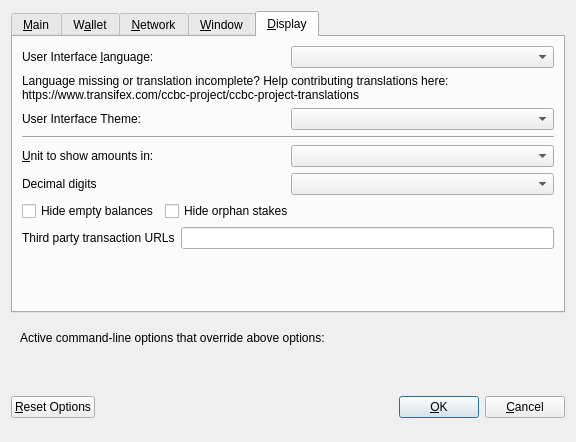
<?xml version="1.0" encoding="UTF-8"?>
<ui version="4.0">
 <class>OptionsDialog</class>
 <widget class="QDialog" name="OptionsDialog">
  <property name="geometry">
   <rect>
    <x>0</x>
    <y>0</y>
    <width>576</width>
    <height>442</height>
   </rect>
  </property>
  <property name="windowTitle">
   <string>Options</string>
  </property>
  <property name="modal">
   <bool>true</bool>
  </property>
  <layout class="QVBoxLayout" name="verticalLayout">
   <item>
    <widget class="QTabWidget" name="tabWidget">
     <property name="currentIndex">
      <number>4</number>
     </property>
     <widget class="QWidget" name="tabMain">
      <attribute name="title">
       <string>&amp;Main</string>
      </attribute>
      <layout class="QVBoxLayout" name="verticalLayout_Main">
       <item>
        <widget class="QCheckBox" name="bitcoinAtStartup">
         <property name="toolTip">
          <string>Automatically start CCBC after logging in to the system.</string>
         </property>
         <property name="text">
          <string>&amp;Start CCBC on system login</string>
         </property>
        </widget>
       </item>
       <item>
        <layout class="QHBoxLayout" name="horizontalLayout_2_Main">
         <item>
          <widget class="QLabel" name="databaseCacheLabel">
           <property name="text">
            <string>Size of &amp;database cache</string>
           </property>
           <property name="textFormat">
            <enum>Qt::PlainText</enum>
           </property>
           <property name="buddy">
            <cstring>databaseCache</cstring>
           </property>
          </widget>
         </item>
         <item>
          <widget class="QSpinBox" name="databaseCache"/>
         </item>
         <item>
          <widget class="QLabel" name="databaseCacheUnitLabel">
           <property name="text">
            <string>MB</string>
           </property>
           <property name="textFormat">
            <enum>Qt::PlainText</enum>
           </property>
          </widget>
         </item>
         <item>
          <spacer name="horizontalSpacer_2_Main">
           <property name="orientation">
            <enum>Qt::Horizontal</enum>
           </property>
           <property name="sizeHint" stdset="0">
            <size>
             <width>40</width>
             <height>20</height>
            </size>
           </property>
          </spacer>
         </item>
        </layout>
       </item>
       <item>
        <layout class="QHBoxLayout" name="horizontalLayout_3_Main">
         <item>
          <widget class="QLabel" name="threadsScriptVerifLabel">
           <property name="text">
            <string>Number of script &amp;verification threads</string>
           </property>
           <property name="textFormat">
            <enum>Qt::PlainText</enum>
           </property>
           <property name="buddy">
            <cstring>threadsScriptVerif</cstring>
           </property>
          </widget>
         </item>
         <item>
          <widget class="QSpinBox" name="threadsScriptVerif">
           <property name="toolTip">
            <string>(0 = auto, &lt;0 = leave that many cores free)</string>
           </property>
          </widget>
         </item>
         <item>
          <spacer name="horizontalSpacer_3_Main">
           <property name="orientation">
            <enum>Qt::Horizontal</enum>
           </property>
           <property name="sizeHint" stdset="0">
            <size>
             <width>40</width>
             <height>20</height>
            </size>
           </property>
          </spacer>
         </item>
        </layout>
       </item>
       <item>
        <spacer name="verticalSpacer_2">
         <property name="orientation">
          <enum>Qt::Vertical</enum>
         </property>
         <property name="sizeHint" stdset="0">
          <size>
           <width>20</width>
           <height>40</height>
          </size>
         </property>
        </spacer>
       </item>
       <item>
        <widget class="QCheckBox" name="checkBoxZeromintEnable">
         <property name="toolTip">
          <string>Enable automatic minting of PIV units to zCCBC</string>
         </property>
         <property name="layoutDirection">
          <enum>Qt::LeftToRight</enum>
         </property>
         <property name="text">
          <string>Enable zCCBC Automint</string>
         </property>
        </widget>
       </item>
       <item>
        <layout class="QHBoxLayout" name="horizontalLayout_3">
         <item>
          <widget class="QLabel" name="percentage_label">
           <property name="toolTip">
            <string>Percentage of incoming PIV which get automatically converted to zCCBC via Zerocoin Protocol (min: 10%)</string>
           </property>
           <property name="text">
            <string>Percentage of autominted zCCBC</string>
           </property>
          </widget>
         </item>
         <item>
          <widget class="QSpinBox" name="zeromintPercentage">
           <property name="minimum">
            <number>1</number>
           </property>
           <property name="maximum">
            <number>100</number>
           </property>
          </widget>
         </item>
        </layout>
       </item>
       <item>
        <layout class="QHBoxLayout" name="horizontalLayout" stretch="0,0">
         <property name="sizeConstraint">
          <enum>QLayout::SetFixedSize</enum>
         </property>
         <item>
          <widget class="QLabel" name="labelPreferredDenom">
           <property name="maximumSize">
            <size>
             <width>16777215</width>
             <height>16777215</height>
            </size>
           </property>
           <property name="toolTip">
            <string>Wait with automatic conversion to Zerocoin until enough PIV for this denomination is available</string>
           </property>
           <property name="text">
            <string>Preferred Automint zCCBC Denomination</string>
           </property>
          </widget>
         </item>
         <item>
          <widget class="QComboBox" name="preferredDenom">
           <property name="maximumSize">
            <size>
             <width>16777215</width>
             <height>27</height>
            </size>
           </property>
           <property name="toolTip">
            <string>Wait with automatic conversion to Zerocoin until enough PIV for this denomination is available</string>
           </property>
           <property name="maxVisibleItems">
            <number>9</number>
           </property>
           <property name="maxCount">
            <number>9</number>
           </property>
          </widget>
         </item>
        </layout>
       </item>
      </layout>
     </widget>
     <widget class="QWidget" name="tabWallet">
      <attribute name="title">
       <string>W&amp;allet</string>
      </attribute>
      <layout class="QVBoxLayout" name="verticalLayout_Wallet">
       <item>
        <layout class="QHBoxLayout" name="horizontalLayout_2_Wallet">
         <item>
          <widget class="QLabel" name="labelStakeSplitThresholdText">
           <property name="text">
            <string>Stake split threshold:</string>
           </property>
          </widget>
         </item>
         <item>
          <widget class="QSpinBox" name="spinBoxStakeSplitThreshold">
           <property name="minimum">
            <number>1</number>
           </property>
           <property name="maximum">
            <number>999999</number>
           </property>
          </widget>
         </item>
        </layout>
       </item>
       <item>
        <widget class="QGroupBox" name="groupBox">
         <property name="title">
          <string>Expert</string>
         </property>
         <layout class="QVBoxLayout" name="verticalLayout_2">
          <item>
           <widget class="QCheckBox" name="coinControlFeatures">
            <property name="toolTip">
             <string>Whether to show coin control features or not.</string>
            </property>
            <property name="text">
             <string>Enable coin &amp;control features</string>
            </property>
           </widget>
          </item>
          <item>
           <widget class="QCheckBox" name="showMasternodesTab">
            <property name="toolTip">
             <string>Show additional tab listing all your masternodes in first sub-tab&lt;br/&gt;and all masternodes on the network in second sub-tab.</string>
            </property>
            <property name="text">
             <string>Show Masternodes Tab</string>
            </property>
           </widget>
          </item>
          <item>
           <widget class="QCheckBox" name="spendZeroConfChange">
            <property name="toolTip">
             <string>If you disable the spending of unconfirmed change, the change from a transaction&lt;br/&gt;cannot be used until that transaction has at least one confirmation.&lt;br/&gt;This also affects how your balance is computed.</string>
            </property>
            <property name="text">
             <string>&amp;Spend unconfirmed change</string>
            </property>
           </widget>
          </item>
         </layout>
        </widget>
       </item>
       <item>
        <spacer name="verticalSpacer_Wallet">
         <property name="orientation">
          <enum>Qt::Vertical</enum>
         </property>
         <property name="sizeHint" stdset="0">
          <size>
           <width>20</width>
           <height>40</height>
          </size>
         </property>
        </spacer>
       </item>
      </layout>
     </widget>
     <widget class="QWidget" name="tabNetwork">
      <attribute name="title">
       <string>&amp;Network</string>
      </attribute>
      <layout class="QVBoxLayout" name="verticalLayout_Network">
       <item>
        <widget class="QCheckBox" name="mapPortUpnp">
         <property name="toolTip">
          <string>Automatically open the CCBC client port on the router. This only works when your router supports UPnP and it is enabled.</string>
         </property>
         <property name="text">
          <string>Map port using &amp;UPnP</string>
         </property>
        </widget>
       </item>
       <item>
        <widget class="QCheckBox" name="allowIncoming">
         <property name="toolTip">
          <string>Accept connections from outside</string>
         </property>
         <property name="text">
          <string>Allow incoming connections</string>
         </property>
        </widget>
       </item>
       <item>
        <widget class="QCheckBox" name="connectSocks">
         <property name="toolTip">
          <string>Connect to the CCBC network through a SOCKS5 proxy.</string>
         </property>
         <property name="text">
          <string>&amp;Connect through SOCKS5 proxy (default proxy):</string>
         </property>
        </widget>
       </item>
       <item>
        <layout class="QHBoxLayout" name="horizontalLayout_1_Network">
         <item>
          <widget class="QLabel" name="proxyIpLabel">
           <property name="text">
            <string>Proxy &amp;IP:</string>
           </property>
           <property name="textFormat">
            <enum>Qt::PlainText</enum>
           </property>
           <property name="buddy">
            <cstring>proxyIp</cstring>
           </property>
          </widget>
         </item>
         <item>
          <widget class="QValidatedLineEdit" name="proxyIp">
           <property name="minimumSize">
            <size>
             <width>140</width>
             <height>0</height>
            </size>
           </property>
           <property name="maximumSize">
            <size>
             <width>140</width>
             <height>16777215</height>
            </size>
           </property>
           <property name="toolTip">
            <string>IP address of the proxy (e.g. IPv4: 127.0.0.1 / IPv6: ::1)</string>
           </property>
          </widget>
         </item>
         <item>
          <widget class="QLabel" name="proxyPortLabel">
           <property name="text">
            <string>&amp;Port:</string>
           </property>
           <property name="textFormat">
            <enum>Qt::PlainText</enum>
           </property>
           <property name="buddy">
            <cstring>proxyPort</cstring>
           </property>
          </widget>
         </item>
         <item>
          <widget class="QLineEdit" name="proxyPort">
           <property name="minimumSize">
            <size>
             <width>55</width>
             <height>0</height>
            </size>
           </property>
           <property name="maximumSize">
            <size>
             <width>55</width>
             <height>16777215</height>
            </size>
           </property>
           <property name="toolTip">
            <string>Port of the proxy (e.g. 9050)</string>
           </property>
          </widget>
         </item>
         <item>
          <spacer name="horizontalSpacer_1_Network">
           <property name="orientation">
            <enum>Qt::Horizontal</enum>
           </property>
           <property name="sizeHint" stdset="0">
            <size>
             <width>40</width>
             <height>20</height>
            </size>
           </property>
          </spacer>
         </item>
        </layout>
       </item>
       <item>
        <spacer name="verticalSpacer_Network">
         <property name="orientation">
          <enum>Qt::Vertical</enum>
         </property>
         <property name="sizeHint" stdset="0">
          <size>
           <width>20</width>
           <height>40</height>
          </size>
         </property>
        </spacer>
       </item>
      </layout>
     </widget>
     <widget class="QWidget" name="tabWindow">
      <attribute name="title">
       <string>&amp;Window</string>
      </attribute>
      <layout class="QVBoxLayout" name="verticalLayout_Window">
       <item>
        <widget class="QCheckBox" name="minimizeToTray">
         <property name="toolTip">
          <string>Show only a tray icon after minimizing the window.</string>
         </property>
         <property name="text">
          <string>&amp;Minimize to the tray instead of the taskbar</string>
         </property>
        </widget>
       </item>
       <item>
        <widget class="QCheckBox" name="minimizeOnClose">
         <property name="toolTip">
          <string>Minimize instead of exit the application when the window is closed. When this option is enabled, the application will be closed only after selecting Quit in the menu.</string>
         </property>
         <property name="text">
          <string>M&amp;inimize on close</string>
         </property>
        </widget>
       </item>
       <item>
        <spacer name="verticalSpacer_Window">
         <property name="orientation">
          <enum>Qt::Vertical</enum>
         </property>
         <property name="sizeHint" stdset="0">
          <size>
           <width>20</width>
           <height>40</height>
          </size>
         </property>
        </spacer>
       </item>
      </layout>
     </widget>
     <widget class="QWidget" name="tabDisplay">
      <attribute name="title">
       <string>&amp;Display</string>
      </attribute>
      <layout class="QVBoxLayout" name="verticalLayout_Display">
       <item>
        <layout class="QHBoxLayout" name="horizontalLayout_1_Display">
         <item>
          <widget class="QLabel" name="langLabel">
           <property name="text">
            <string>User Interface &amp;language:</string>
           </property>
           <property name="textFormat">
            <enum>Qt::PlainText</enum>
           </property>
           <property name="buddy">
            <cstring>lang</cstring>
           </property>
          </widget>
         </item>
         <item>
          <widget class="QValueComboBox" name="lang">
           <property name="toolTip">
            <string>The user interface language can be set here. This setting will take effect after restarting CCBC.</string>
           </property>
          </widget>
         </item>
        </layout>
       </item>
       <item>
        <widget class="QLabel" name="label_3">
         <property name="toolTip">
          <string notr="true"/>
         </property>
         <property name="statusTip">
          <string notr="true"/>
         </property>
         <property name="whatsThis">
          <string notr="true"/>
         </property>
         <property name="accessibleName">
          <string notr="true"/>
         </property>
         <property name="text">
          <string>Language missing or translation incomplete? Help contributing translations here:
https://www.transifex.com/ccbc-project/ccbc-project-translations</string>
         </property>
         <property name="wordWrap">
          <bool>true</bool>
         </property>
         <property name="openExternalLinks">
          <bool>true</bool>
         </property>
         <property name="textInteractionFlags">
          <set>Qt::TextBrowserInteraction</set>
         </property>
        </widget>
       </item>
       <item>
        <layout class="QHBoxLayout" name="horizontalLayout_2_Display" stretch="0,0">
         <item>
          <widget class="QLabel" name="themeLabel">
           <property name="text">
            <string>User Interface Theme:</string>
           </property>
          </widget>
         </item>
         <item>
          <widget class="QValueComboBox" name="theme"/>
         </item>
        </layout>
       </item>
       <item>
        <widget class="Line" name="line">
         <property name="orientation">
          <enum>Qt::Horizontal</enum>
         </property>
        </widget>
       </item>
       <item>
        <layout class="QHBoxLayout" name="horizontalLayout_3_Display">
         <item>
          <widget class="QLabel" name="unitLabel">
           <property name="text">
            <string>&amp;Unit to show amounts in:</string>
           </property>
           <property name="textFormat">
            <enum>Qt::PlainText</enum>
           </property>
           <property name="buddy">
            <cstring>unit</cstring>
           </property>
          </widget>
         </item>
         <item>
          <widget class="QValueComboBox" name="unit">
           <property name="toolTip">
            <string>Choose the default subdivision unit to show in the interface and when sending coins.</string>
           </property>
          </widget>
         </item>
        </layout>
       </item>
       <item>
        <layout class="QHBoxLayout" name="horizontalLayout_4_Display">
         <item>
          <widget class="QLabel" name="digitsLabel">
           <property name="text">
            <string>Decimal digits</string>
           </property>
          </widget>
         </item>
         <item>
          <widget class="QValueComboBox" name="digits"/>
         </item>
        </layout>
       </item>
       <item>
        <layout class="QHBoxLayout" name="horizontalLayout_5_Display">
         <item>
          <widget class="QCheckBox" name="checkBoxHideZeroBalances">
           <property name="toolTip">
            <string>Hide empty balances</string>
           </property>
           <property name="layoutDirection">
            <enum>Qt::LeftToRight</enum>
           </property>
           <property name="text">
            <string>Hide empty balances</string>
           </property>
          </widget>
         </item>
         <item>
          <widget class="QCheckBox" name="checkBoxHideOrphans">
           <property name="toolTip">
            <string>Hide orphan stakes in transaction lists</string>
           </property>
           <property name="text">
            <string>Hide orphan stakes</string>
           </property>
          </widget>
         </item>
         <item>
          <spacer name="horizontalSpacer">
           <property name="orientation">
            <enum>Qt::Horizontal</enum>
           </property>
           <property name="sizeHint" stdset="0">
            <size>
             <width>40</width>
             <height>20</height>
            </size>
           </property>
          </spacer>
         </item>
        </layout>
       </item>
       <item>
        <layout class="QHBoxLayout" name="horizontalLayout_6_Display">
         <item>
          <widget class="QLabel" name="thirdPartyTxUrlsLabel">
           <property name="toolTip">
            <string>Third party URLs (e.g. a block explorer) that appear in the transactions tab as context menu items. %s in the URL is replaced by transaction hash. Multiple URLs are separated by vertical bar |.</string>
           </property>
           <property name="text">
            <string>Third party transaction URLs</string>
           </property>
           <property name="buddy">
            <cstring>thirdPartyTxUrls</cstring>
           </property>
          </widget>
         </item>
         <item>
          <widget class="QLineEdit" name="thirdPartyTxUrls">
           <property name="toolTip">
            <string>Third party URLs (e.g. a block explorer) that appear in the transactions tab as context menu items. %s in the URL is replaced by transaction hash. Multiple URLs are separated by vertical bar |.</string>
           </property>
          </widget>
         </item>
        </layout>
       </item>
       <item>
        <spacer name="verticalSpacer">
         <property name="orientation">
          <enum>Qt::Vertical</enum>
         </property>
         <property name="sizeHint" stdset="0">
          <size>
           <width>20</width>
           <height>40</height>
          </size>
         </property>
        </spacer>
       </item>
      </layout>
     </widget>
    </widget>
   </item>
   <item>
    <widget class="QFrame" name="frame">
     <layout class="QVBoxLayout" name="verticalLayout_Bottom">
      <item>
       <layout class="QHBoxLayout" name="horizontalLayout_Bottom">
        <item>
         <widget class="QLabel" name="overriddenByCommandLineInfoLabel">
          <property name="text">
           <string>Active command-line options that override above options:</string>
          </property>
          <property name="textFormat">
           <enum>Qt::PlainText</enum>
          </property>
         </widget>
        </item>
        <item>
         <spacer name="horizontalSpacer_Bottom">
          <property name="orientation">
           <enum>Qt::Horizontal</enum>
          </property>
          <property name="sizeHint" stdset="0">
           <size>
            <width>40</width>
            <height>20</height>
           </size>
          </property>
         </spacer>
        </item>
       </layout>
      </item>
      <item>
       <widget class="QLabel" name="overriddenByCommandLineLabel">
        <property name="text">
         <string/>
        </property>
        <property name="textFormat">
         <enum>Qt::PlainText</enum>
        </property>
        <property name="wordWrap">
         <bool>true</bool>
        </property>
       </widget>
      </item>
     </layout>
    </widget>
   </item>
   <item>
    <layout class="QHBoxLayout" name="horizontalLayout_Buttons">
     <item>
      <widget class="QPushButton" name="resetButton">
       <property name="toolTip">
        <string>Reset all client options to default.</string>
       </property>
       <property name="text">
        <string>&amp;Reset Options</string>
       </property>
       <property name="autoDefault">
        <bool>false</bool>
       </property>
      </widget>
     </item>
     <item>
      <spacer name="horizontalSpacer_1">
       <property name="orientation">
        <enum>Qt::Horizontal</enum>
       </property>
       <property name="sizeHint" stdset="0">
        <size>
         <width>40</width>
         <height>48</height>
        </size>
       </property>
      </spacer>
     </item>
     <item>
      <widget class="QLabel" name="statusLabel">
       <property name="minimumSize">
        <size>
         <width>200</width>
         <height>0</height>
        </size>
       </property>
       <property name="font">
        <font>
         <weight>75</weight>
         <bold>true</bold>
        </font>
       </property>
       <property name="text">
        <string/>
       </property>
       <property name="textFormat">
        <enum>Qt::PlainText</enum>
       </property>
       <property name="wordWrap">
        <bool>true</bool>
       </property>
      </widget>
     </item>
     <item>
      <spacer name="horizontalSpacer_2">
       <property name="orientation">
        <enum>Qt::Horizontal</enum>
       </property>
       <property name="sizeHint" stdset="0">
        <size>
         <width>40</width>
         <height>48</height>
        </size>
       </property>
      </spacer>
     </item>
     <item>
      <widget class="QPushButton" name="okButton">
       <property name="text">
        <string>&amp;OK</string>
       </property>
       <property name="autoDefault">
        <bool>false</bool>
       </property>
       <property name="default">
        <bool>true</bool>
       </property>
      </widget>
     </item>
     <item>
      <widget class="QPushButton" name="cancelButton">
       <property name="text">
        <string>&amp;Cancel</string>
       </property>
       <property name="autoDefault">
        <bool>false</bool>
       </property>
      </widget>
     </item>
    </layout>
   </item>
  </layout>
 </widget>
 <customwidgets>
  <customwidget>
   <class>QValidatedLineEdit</class>
   <extends>QLineEdit</extends>
   <header>qvalidatedlineedit.h</header>
  </customwidget>
  <customwidget>
   <class>QValueComboBox</class>
   <extends>QComboBox</extends>
   <header>qvaluecombobox.h</header>
  </customwidget>
 </customwidgets>
 <resources/>
 <connections/>
</ui>
